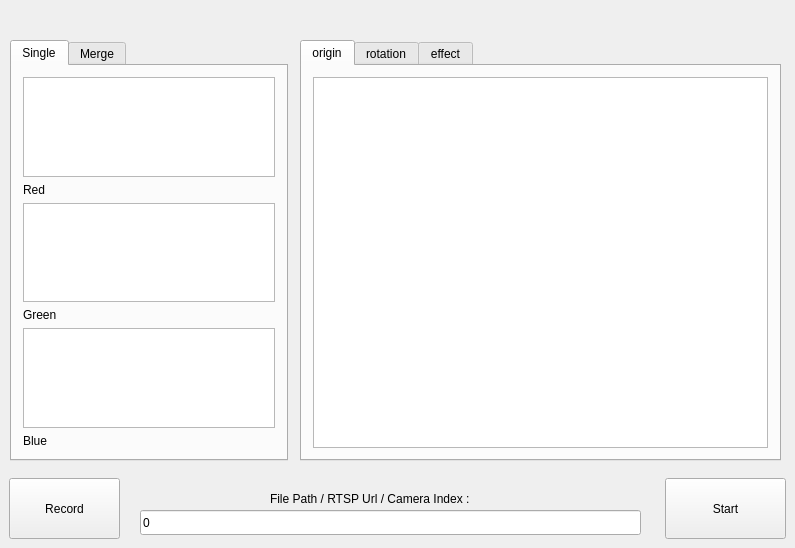
<?xml version="1.0" encoding="UTF-8"?>
<ui version="4.0">
 <class>MainWindow</class>
 <widget class="QMainWindow" name="MainWindow">
  <property name="geometry">
   <rect>
    <x>0</x>
    <y>0</y>
    <width>795</width>
    <height>548</height>
   </rect>
  </property>
  <property name="windowTitle">
   <string>Video Processor</string>
  </property>
  <widget class="QWidget" name="centralWidget">
   <widget class="QPushButton" name="startBtn">
    <property name="geometry">
     <rect>
      <x>665</x>
      <y>478</y>
      <width>121</width>
      <height>61</height>
     </rect>
    </property>
    <property name="text">
     <string>Start</string>
    </property>
   </widget>
   <widget class="QLineEdit" name="videoEdit">
    <property name="geometry">
     <rect>
      <x>140</x>
      <y>510</y>
      <width>501</width>
      <height>25</height>
     </rect>
    </property>
    <property name="text">
     <string>0</string>
    </property>
   </widget>
   <widget class="QPushButton" name="pushButton">
    <property name="geometry">
     <rect>
      <x>9</x>
      <y>478</y>
      <width>111</width>
      <height>61</height>
     </rect>
    </property>
    <property name="text">
     <string>Record</string>
    </property>
   </widget>
   <widget class="QLabel" name="label">
    <property name="geometry">
     <rect>
      <x>270</x>
      <y>490</y>
      <width>251</width>
      <height>17</height>
     </rect>
    </property>
    <property name="text">
     <string>File Path / RTSP Url / Camera Index :</string>
    </property>
   </widget>
   <widget class="QTabWidget" name="tabWidget">
    <property name="geometry">
     <rect>
      <x>300</x>
      <y>40</y>
      <width>481</width>
      <height>421</height>
     </rect>
    </property>
    <property name="currentIndex">
     <number>0</number>
    </property>
    <widget class="QWidget" name="tab_7">
     <attribute name="title">
      <string>origin</string>
     </attribute>
     <layout class="QGridLayout" name="gridLayout">
      <item row="0" column="0">
       <widget class="QGraphicsView" name="graphicsView"/>
      </item>
     </layout>
    </widget>
    <widget class="QWidget" name="tab_8">
     <attribute name="title">
      <string>rotation</string>
     </attribute>
     <widget class="QGraphicsView" name="graphicsView_8">
      <property name="geometry">
       <rect>
        <x>110</x>
        <y>80</y>
        <width>256</width>
        <height>192</height>
       </rect>
      </property>
     </widget>
     <widget class="QPushButton" name="left">
      <property name="geometry">
       <rect>
        <x>10</x>
        <y>360</y>
        <width>89</width>
        <height>25</height>
       </rect>
      </property>
      <property name="text">
       <string>left</string>
      </property>
     </widget>
     <widget class="QPushButton" name="clockwise">
      <property name="geometry">
       <rect>
        <x>350</x>
        <y>360</y>
        <width>121</width>
        <height>25</height>
       </rect>
      </property>
      <property name="text">
       <string>clockwise</string>
      </property>
     </widget>
     <widget class="QPushButton" name="pushButton_2">
      <property name="geometry">
       <rect>
        <x>350</x>
        <y>330</y>
        <width>121</width>
        <height>25</height>
       </rect>
      </property>
      <property name="text">
       <string>counterclockwise</string>
      </property>
     </widget>
     <widget class="QPushButton" name="pushButton_3">
      <property name="geometry">
       <rect>
        <x>190</x>
        <y>360</y>
        <width>89</width>
        <height>25</height>
       </rect>
      </property>
      <property name="text">
       <string>right</string>
      </property>
     </widget>
     <widget class="QPushButton" name="pushButton_4">
      <property name="geometry">
       <rect>
        <x>100</x>
        <y>330</y>
        <width>89</width>
        <height>25</height>
       </rect>
      </property>
      <property name="text">
       <string>up</string>
      </property>
     </widget>
     <widget class="QPushButton" name="pushButton_5">
      <property name="geometry">
       <rect>
        <x>100</x>
        <y>360</y>
        <width>89</width>
        <height>25</height>
       </rect>
      </property>
      <property name="text">
       <string>down</string>
      </property>
     </widget>
     <widget class="QPushButton" name="pushButton_7">
      <property name="geometry">
       <rect>
        <x>10</x>
        <y>250</y>
        <width>41</width>
        <height>30</height>
       </rect>
      </property>
      <property name="text">
       <string>+</string>
      </property>
     </widget>
     <widget class="QPushButton" name="pushButton_8">
      <property name="geometry">
       <rect>
        <x>10</x>
        <y>290</y>
        <width>41</width>
        <height>30</height>
       </rect>
      </property>
      <property name="text">
       <string>-</string>
      </property>
     </widget>
    </widget>
    <widget class="QWidget" name="tab_11">
     <attribute name="title">
      <string>effect</string>
     </attribute>
     <widget class="QGraphicsView" name="graphicsView_9">
      <property name="geometry">
       <rect>
        <x>10</x>
        <y>20</y>
        <width>221</width>
        <height>291</height>
       </rect>
      </property>
     </widget>
     <widget class="QPushButton" name="pushButton_6">
      <property name="geometry">
       <rect>
        <x>10</x>
        <y>360</y>
        <width>89</width>
        <height>25</height>
       </rect>
      </property>
      <property name="text">
       <string>detect</string>
      </property>
     </widget>
     <widget class="QGraphicsView" name="graphicsView_10">
      <property name="geometry">
       <rect>
        <x>240</x>
        <y>20</y>
        <width>221</width>
        <height>291</height>
       </rect>
      </property>
     </widget>
     <widget class="QLabel" name="label_8">
      <property name="geometry">
       <rect>
        <x>10</x>
        <y>0</y>
        <width>68</width>
        <height>22</height>
       </rect>
      </property>
      <property name="text">
       <string>detect</string>
      </property>
     </widget>
     <widget class="QLabel" name="label_9">
      <property name="geometry">
       <rect>
        <x>240</x>
        <y>0</y>
        <width>91</width>
        <height>22</height>
       </rect>
      </property>
      <property name="text">
       <string>change Light</string>
      </property>
     </widget>
    </widget>
   </widget>
   <widget class="QTabWidget" name="tabWidget_2">
    <property name="geometry">
     <rect>
      <x>10</x>
      <y>40</y>
      <width>278</width>
      <height>421</height>
     </rect>
    </property>
    <property name="currentIndex">
     <number>0</number>
    </property>
    <widget class="QWidget" name="tab_9">
     <attribute name="title">
      <string>Single</string>
     </attribute>
     <layout class="QGridLayout" name="gridLayout_2">
      <item row="2" column="0">
       <widget class="QGraphicsView" name="graphicsView_3"/>
      </item>
      <item row="0" column="0">
       <widget class="QGraphicsView" name="graphicsView_2"/>
      </item>
      <item row="3" column="0">
       <widget class="QLabel" name="label_3">
        <property name="text">
         <string>Green</string>
        </property>
       </widget>
      </item>
      <item row="4" column="0">
       <widget class="QGraphicsView" name="graphicsView_4"/>
      </item>
      <item row="1" column="0">
       <widget class="QLabel" name="label_2">
        <property name="text">
         <string>Red</string>
        </property>
       </widget>
      </item>
      <item row="5" column="0">
       <widget class="QLabel" name="label_4">
        <property name="text">
         <string>Blue</string>
        </property>
       </widget>
      </item>
     </layout>
    </widget>
    <widget class="QWidget" name="tab_10">
     <attribute name="title">
      <string>Merge</string>
     </attribute>
     <layout class="QGridLayout" name="gridLayout_3">
      <item row="1" column="0">
       <widget class="QLabel" name="label_5">
        <property name="text">
         <string>Blue+Green</string>
        </property>
       </widget>
      </item>
      <item row="5" column="0">
       <widget class="QLabel" name="label_7">
        <property name="text">
         <string>Red+Green</string>
        </property>
       </widget>
      </item>
      <item row="2" column="0">
       <widget class="QGraphicsView" name="graphicsView_6"/>
      </item>
      <item row="4" column="0">
       <widget class="QGraphicsView" name="graphicsView_7"/>
      </item>
      <item row="0" column="0">
       <widget class="QGraphicsView" name="graphicsView_5"/>
      </item>
      <item row="3" column="0">
       <widget class="QLabel" name="label_6">
        <property name="text">
         <string>Red+Blue</string>
        </property>
       </widget>
      </item>
     </layout>
    </widget>
   </widget>
  </widget>
 </widget>
 <layoutdefault spacing="6" margin="11"/>
 <resources/>
 <connections>
  <connection>
   <sender>pushButton</sender>
   <signal>clicked()</signal>
   <receiver>graphicsView</receiver>
   <slot>show()</slot>
   <hints>
    <hint type="sourcelabel">
     <x>64</x>
     <y>508</y>
    </hint>
    <hint type="destinationlabel">
     <x>540</x>
     <y>263</y>
    </hint>
   </hints>
  </connection>
 </connections>
</ui>
